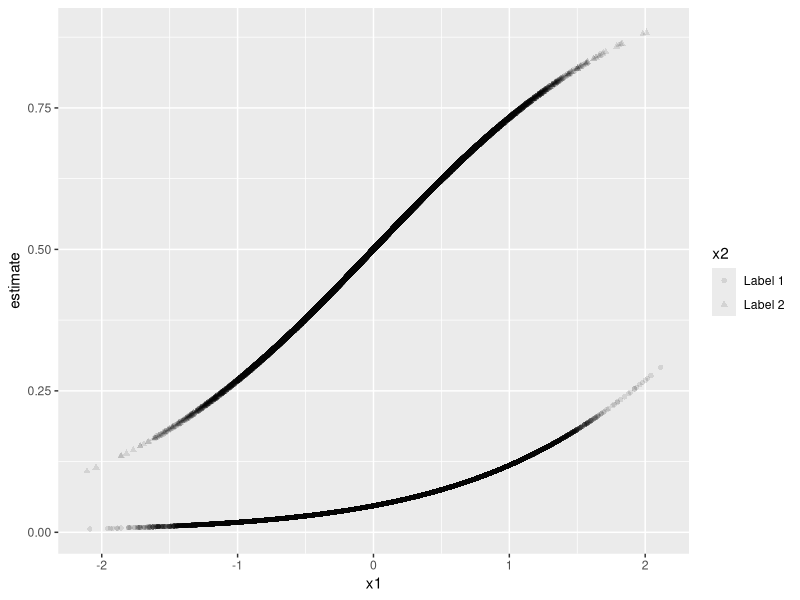
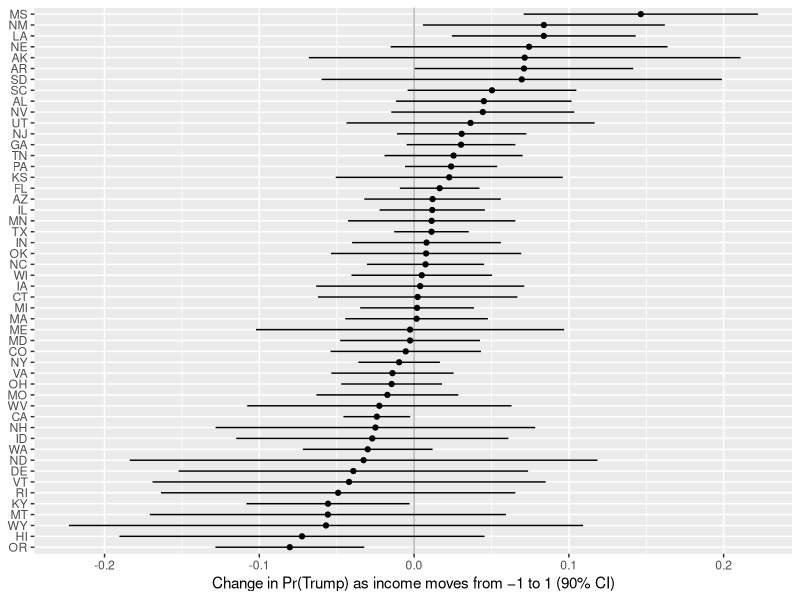
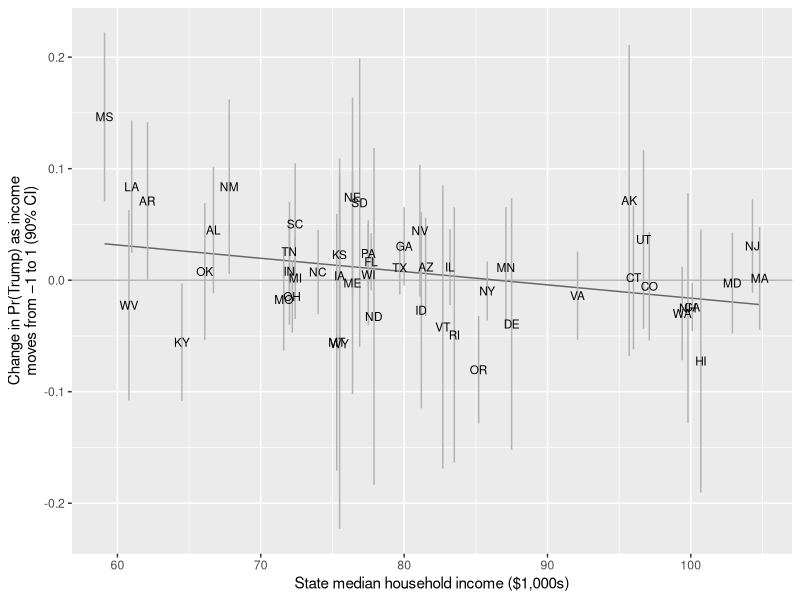
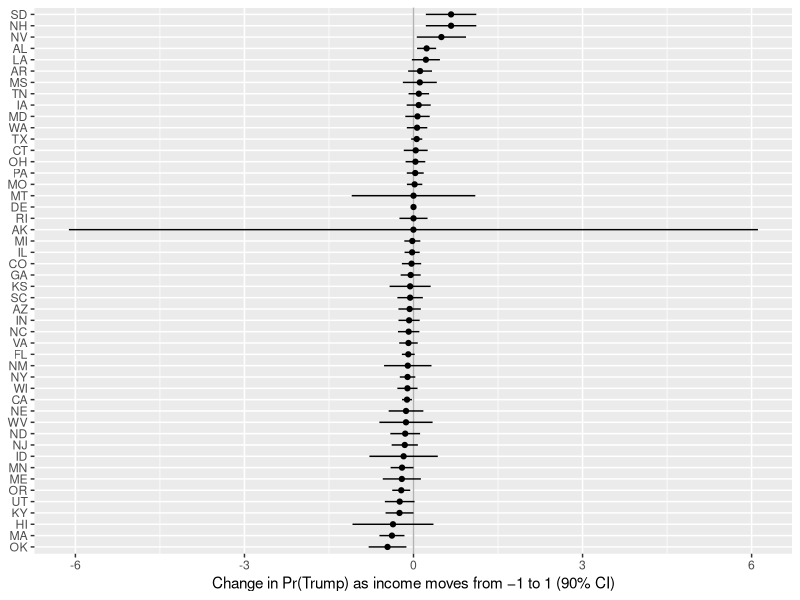
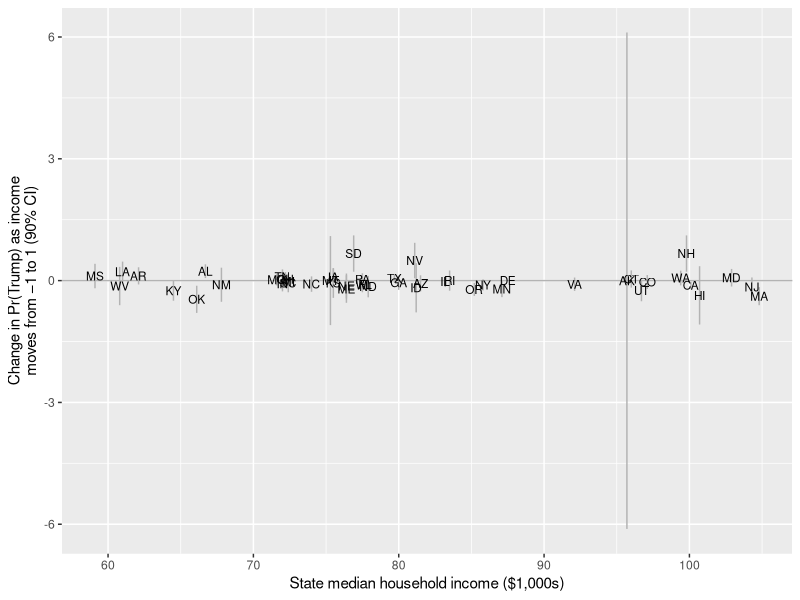

Source code (R) for these figures, in order:
## ---- chunk 1
knitr::opts_chunk$set(echo = TRUE)
library(tidyverse)
library(marginaleffects)
## ---- chunk 2
# --- simulate a fake data set ---

# set sample size
n <- 100000  # needs to be large enough so that CI isn't super wide
# note: feel free to make the sample size VERY large in this exercise

# create explanatory variables
## numeric variable
x1 <- rnorm(n, 0, 0.5)  # sd = 0.5 is my preferred scale for interpretation
## qualitative variable
x2 <- sample(c("Label 1", "Label 2"),
             size = n,
             replace = TRUE,
             prob = c(0.75, 0.25))  # about 75% will be "Label 1"

# create coefficients
b0 <- 0
b1 <- 1
b2 <- -3

# simulate outcome for logit model
linpred <- b0 + b1*x1 + b2*(x2 == "Label 1")
p <- plogis(linpred)
y <- rbinom(n, size = 1, prob = p)

# combine into data frame
data <- data.frame(y, x1, x2)

# truth: fd as x1 moves from min to max; x2 at mode
pr_hi <- plogis(b0 + b1*max(x1) + b2)
pr_lo <- plogis(b0 + b1*min(x1) + b2)
pr_hi - pr_lo
## ---- chunk 3
# load packages
library(marginaleffects)

# recover the first quantity of interest
fit <- glm(y ~ x1 + x2, data = data, family = binomial)
comparisons(fit,
            variables = list(x1 = "minmax"),
            newdata = datagrid(x2 = "Label 1"))
## ---- chunk 4
# truth: avg fd as x1 moves from min to max; x2 at all observed values
pr_hi <- plogis(b0 + b1*max(x1) + b2*(x2 == "Label 1"))
pr_lo <- plogis(b0 + b1*min(x1) + b2*(x2 == "Label 1"))
mean(pr_hi - pr_lo)

# recover this second quantity of interest
avg_comparisons(fit, variables = list(x1 = "minmax"))
## ---- chunk 5
p <- predictions(fit)
ggplot(p, aes(x = x1, y = estimate, shape = x2)) +
  geom_point(alpha = 0.1)
## ---- chunk 6
#| include: false
# TEMPORARY local read until red-state-part4.csv is pushed; delete this chunk
# and the `eval: false` above after the push.
ces <- read_csv("../files/red-state-part4.csv", show_col_types = FALSE)
## ---- chunk 7
# toy example: one row per group, a summary for each group, then back to columns
toy <- tibble(group = c("a", "a", "b", "b"),
              y     = c(1, 3, 10, 14))
toy |>
  nest(data = -group) |>
  mutate(summary = map(data, \(d) tibble(mean_y = mean(d$y), sd_y = sd(d$y)))) |>
  unnest(summary)
## ---- chunk 8
# fit the logit to one state's data
fit_logit <- function(data) {
  glm(vote_rep ~ income, family = binomial, data = data)
}

# change in pr(trump) as income moves from -1 to 1, with a 90% ci
income_effect <- function(fit) {
  comparisons(fit,
              variables = list(income = c(-1, 1)),
              newdata = datagrid(),
              conf_level = 0.9) |>
    as_tibble() |>
    select(estimate, conf.low, conf.high)
}

# many models: one row per state, one fit per state, one effect per state
ces_effects <- ces |>
  nest(data = -c(state_name, state_abbr, state_median_income)) |>
  mutate(n      = map_int(data, nrow),
         fit    = map(data, fit_logit),
         effect = map(fit, income_effect)) |>
  unnest(effect) |>
  select(state_abbr, state_median_income, n, estimate, conf.low, conf.high)

ces_effects
## ---- chunk 9
#| fig-height: 9
#| fig-width: 6
# effects from largest to smallest
ggplot(ces_effects, aes(x = estimate, xmin = conf.low, xmax = conf.high,
                        y = reorder(state_abbr, estimate))) +
  geom_vline(xintercept = 0, color = "grey70") +
  geom_pointrange(size = 0.2) +
  labs(x = "Change in Pr(Trump) as income moves from −1 to 1 (90% CI)",
       y = NULL)
## ---- chunk 10
# largest and smallest effects
ces_effects |> arrange(desc(estimate)) |> head(3)
ces_effects |> arrange(estimate) |> head(3)

# mississippi and connecticut
filter(ces_effects, state_abbr %in% c("MS", "CT"))

# widest cis
ces_effects |>
  mutate(width = conf.high - conf.low) |>
  arrange(desc(width)) |>
  head(5)
## ---- chunk 11
#| fig-asp: 0.7
#| fig-width: 9
# effects against state income
ggplot(ces_effects, aes(x = state_median_income, y = estimate,
                        ymin = conf.low, ymax = conf.high)) +
  geom_hline(yintercept = 0, color = "grey70") +
  geom_smooth(aes(ymin = NULL, ymax = NULL), method = "lm", formula = y ~ x,
              se = FALSE, color = "grey40", linewidth = 0.5) +
  geom_errorbar(width = 0, color = "grey70") +
  geom_text(aes(label = state_abbr), size = 3) +
  labs(x = "State median household income ($1,000s)",
       y = "Change in Pr(Trump) as income\nmoves from −1 to 1 (90% CI)")

# correlation between state income and the effect
cor(ces_effects$state_median_income, ces_effects$estimate)
## ---- chunk 12
#| include: false
# TEMPORARY local read until red-state-part5.csv is pushed; delete this chunk
# and the `eval: false` above after the push.
anes <- read_csv("../files/red-state-part5.csv", show_col_types = FALSE)
## ---- chunk 13
#| warning: false
# many models on the anes; possibly() keeps going when a state can't be estimated
anes_effects <- anes |>
  nest(data = -c(state_name, state_abbr, state_median_income)) |>
  mutate(n       = map_int(data, nrow),
         n_trump = map_dbl(data, \(d) sum(d$vote_rep)),
         fit     = map(data, fit_logit),
         effect  = map(fit, possibly(income_effect, otherwise = NULL))) |>
  unnest(effect, keep_empty = TRUE) |>
  select(state_abbr, state_median_income, n, n_trump, estimate, conf.low, conf.high)

# the smallest states
anes_effects |>
  arrange(n) |>
  print(n = 12)
## ---- chunk 14
#| fig-height: 9
#| fig-width: 6
# effects from largest to smallest
anes_effects |>
  filter(!is.na(estimate)) |>
  ggplot(aes(x = estimate, xmin = conf.low, xmax = conf.high,
             y = reorder(state_abbr, estimate))) +
  geom_vline(xintercept = 0, color = "grey70") +
  geom_pointrange(size = 0.2) +
  labs(x = "Change in Pr(Trump) as income moves from −1 to 1 (90% CI)",
       y = NULL)
## ---- chunk 15
#| fig-asp: 0.7
#| fig-width: 9
# effects against state income
anes_effects |>
  filter(!is.na(estimate)) |>
  ggplot(aes(x = state_median_income, y = estimate,
             ymin = conf.low, ymax = conf.high)) +
  geom_hline(yintercept = 0, color = "grey70") +
  geom_errorbar(width = 0, color = "grey70") +
  geom_text(aes(label = state_abbr), size = 3) +
  labs(x = "State median household income ($1,000s)",
       y = "Change in Pr(Trump) as income\nmoves from −1 to 1 (90% CI)")
## ---- chunk 16
# median ci width: ces vs. anes
tibble(survey = c("CES", "ANES"),
       median_width = c(median(ces_effects$conf.high - ces_effects$conf.low),
                        median(anes_effects$conf.high - anes_effects$conf.low, na.rm = TRUE)))

# largest and smallest effects in the anes
anes_effects |> arrange(desc(estimate)) |> head(4)
anes_effects |> arrange(estimate) |> head(4)

# the pattern in the states with at least 30 respondents
anes_effects |>
  filter(n >= 30) |>
  summarize(states = n(), r = cor(state_median_income, estimate))
